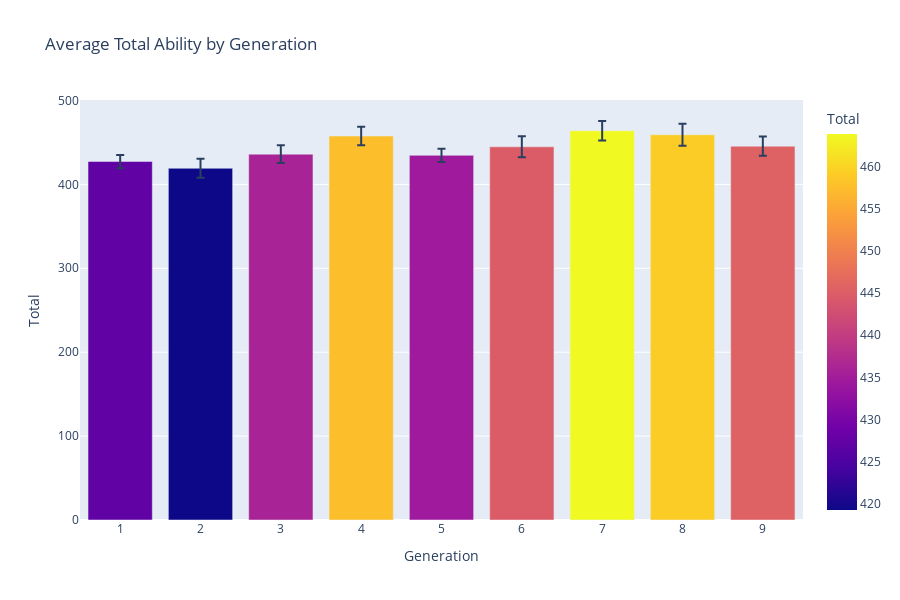

Notebook code for this chart:
### Markdown cell above
In many games that last for years, there is often an issue called "data exploation", which means as newer versions of game comes out, data of the previous generations become relatively weaker. However in pokemon this is not the case.

### Code cell
pokemon_total = pokemon_data1[["Total", "Generation"]]
# mean of total by generation
pokemon_total_mean_by_gen = pokemon_total.groupby("Generation")['Total'].mean().reset_index()
# standard error of total by generation, this is used to plot error bar
# SE = s / sqrt(n), s is standard deviation, n is sample size
pokemon_total_se_by_gen = pokemon_total.groupby('Generation')['Total'].agg(np.std) / np.sqrt(pokemon_total.groupby('Generation')['Total'].count())
px.bar(pokemon_total_mean_by_gen, x = "Generation", y = "Total", error_y = pokemon_total_se_by_gen, title = "Average Total Ability by Generation ",color='Total', height=600)

### Figure 1 — Plotly figure (JSON) as saved in the notebook; plotly's stock layout.template omitted (floating-point values rounded to 4 significant figures)
{"data": [{"alignmentgroup": "True", "error_y": {"array": [7.929, 11.27, 10.51, 10.91, 7.942, 12.57, 11.6, 13.19, 11.43]}, "hovertemplate": "Generation=%{x}<br>Total=%{marker.color}<extra></extra>", "legendgroup": "", "marker": {"color": [427.2, 419.2, 436.0, 457.6, 434.6, 444.8, 463.9, 459.2, 445.5], "coloraxis": "coloraxis"}, "name": "", "offsetgroup": "", "orientation": "v", "showlegend": false, "textposition": "auto", "type": "bar", "x": [1, 2, 3, 4, 5, 6, 7, 8, 9], "xaxis": "x", "y": [427.2, 419.2, 436.0, 457.6, 434.6, 444.8, 463.9, 459.2, 445.5], "yaxis": "y"}], "layout": {"barmode": "relative", "coloraxis": {"colorbar": {"title": {"text": "Total"}}, "colorscale": [[0, "#0d0887"], [0.1111, "#46039f"], [0.2222, "#7201a8"], [0.3333, "#9c179e"], [0.4444, "#bd3786"], [0.5556, "#d8576b"], [0.6667, "#ed7953"], [0.7778, "#fb9f3a"], [0.8889, "#fdca26"], [1, "#f0f921"]]}, "height": 600, "legend": {"tracegroupgap": 0}, "title": {"text": "Average Total Ability by Generation "}, "xaxis": {"anchor": "y", "domain": [0, 1], "title": {"text": "Generation"}}, "yaxis": {"anchor": "x", "domain": [0, 1], "title": {"text": "Total"}}}}
